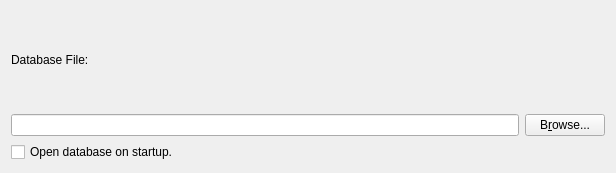
<?xml version="1.0" encoding="UTF-8"?>
<ui version="4.0">
 <class>OpenSQLitePage</class>
 <widget class="QWidget" name="OpenSQLitePage">
  <property name="geometry">
   <rect>
    <x>0</x>
    <y>0</y>
    <width>616</width>
    <height>173</height>
   </rect>
  </property>
  <property name="windowTitle">
   <string>Open SQLite Page</string>
  </property>
  <layout class="QGridLayout" name="gridLayout">
   <item row="1" column="1" colspan="2">
    <widget class="QLineEdit" name="lineFile">
     <property name="sizePolicy">
      <sizepolicy hsizetype="Expanding" vsizetype="Fixed">
       <horstretch>1</horstretch>
       <verstretch>0</verstretch>
      </sizepolicy>
     </property>
     <property name="text">
      <string/>
     </property>
     <property name="readOnly">
      <bool>true</bool>
     </property>
    </widget>
   </item>
   <item row="0" column="1" colspan="3">
    <widget class="QLabel" name="labelFile">
     <property name="layoutDirection">
      <enum>Qt::LeftToRight</enum>
     </property>
     <property name="text">
      <string>&lt;b&gt;Database File:&lt;/b&gt;</string>
     </property>
     <property name="alignment">
      <set>Qt::AlignLeading|Qt::AlignLeft|Qt::AlignVCenter</set>
     </property>
    </widget>
   </item>
   <item row="1" column="3">
    <widget class="QPushButton" name="buttonBrowse">
     <property name="text">
      <string>B&amp;rowse...</string>
     </property>
    </widget>
   </item>
   <item row="2" column="1">
    <widget class="QCheckBox" name="checkOpenLast">
     <property name="text">
      <string>Open database on startup.</string>
     </property>
    </widget>
   </item>
  </layout>
 </widget>
 <tabstops>
  <tabstop>lineFile</tabstop>
 </tabstops>
 <resources/>
 <connections/>
</ui>
